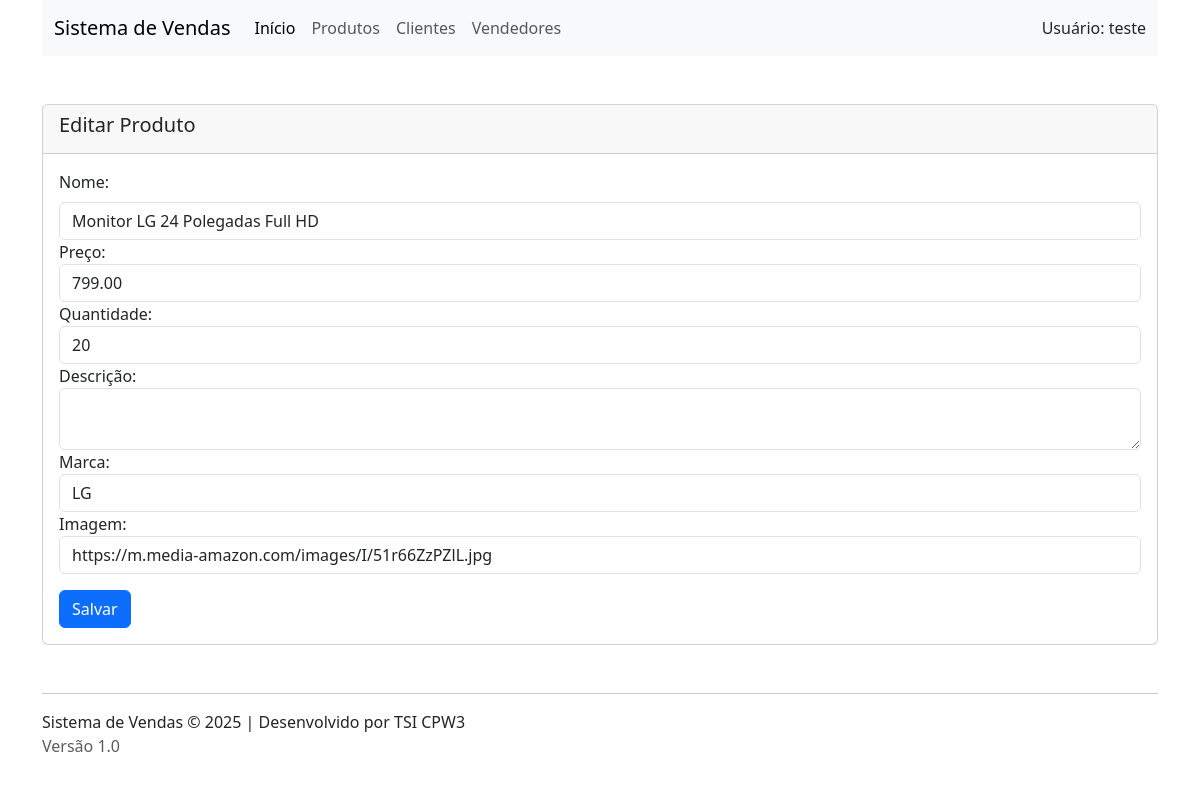
The app's page /ProdutoController.php?acao=editar&id=4 with its own data.
### tables this page shows
CREATE TABLE `produtos` (
  `id` int(11) NOT NULL,
  `nome` varchar(100) NOT NULL,
  `preco` decimal(10,2) NOT NULL,
  `descricao` text DEFAULT NULL,
  `marca` varchar(100) DEFAULT NULL,
  `quantidade` int(11) DEFAULT 0,
  `url_imagem` varchar(255) DEFAULT NULL
);

### Produto.php (called while the page is built, shortened)
<?php
class Produto {
    public function __construct($id, $nome, $preco, $quantidade, $descricao, $marca, $url_imagem) {
        $this->id = $id;
        $this->nome = $nome;
        $this->preco = $preco;
        $this->quantidade = $quantidade;
        $this->descricao = $descricao;
        $this->marca = $marca;
        $this->url_imagem = $url_imagem;
    }
}

### formProduto.php (the view, shortened to what this page needs)
<div class="card mt-5">
    <div class="card-header">
        <h5 ><?= $produto->id=="" ? "Novo Produto" : "Editar Produto" ?></h5>
    </div>
    <div class="card-body">
        <form method="post" action="ProdutoController.php?acao=salvar">
            <label class="form-label">Nome:</label>
            <input class="form-control" type="text"
                                        name="nome"
                                        value="<?= $produto->nome ?>"
                                        required autofocus>
            <label>Preço:</label>
            <input class="form-control" type="number"
                                        name="preco"
                                        step="0.01"
                                         value="<?= $produto->preco ?>"
                                         required>
            <label>Quantidade:</label>
            <input class="form-control" type="number"
                                        name="quantidade"
                                        step="1"
                                         value="<?= $produto->quantidade ?>"
                                         required>
            <label>Descrição:</label>
            <textarea class="form-control" type="text"
                                        name="descricao"
                                         value="<?= $produto->descricao ?>"
                                         required></textarea>
            <label>Marca:</label>
            <input class="form-control" type="text"
                                        name="marca"
                                         value="<?= $produto->marca ?>"
                                         required>
            <label>Imagem:</label>
            <input class="form-control" type="text"
                                        name="url_imagem"
                                         value="<?= $produto->url_imagem ?>"
                                         required>
            <button class="btn btn-primary mt-3" type="submit">Salvar</button>
        </form>
    </div>
</div>

### records on screen
produtos: nome "Monitor LG 24 Polegadas Full HD", preco "799.00", quantidade "20", marca "LG", url_imagem "https://m.media-amazon.com/images/I/51r66ZzPZlL.jpg"
